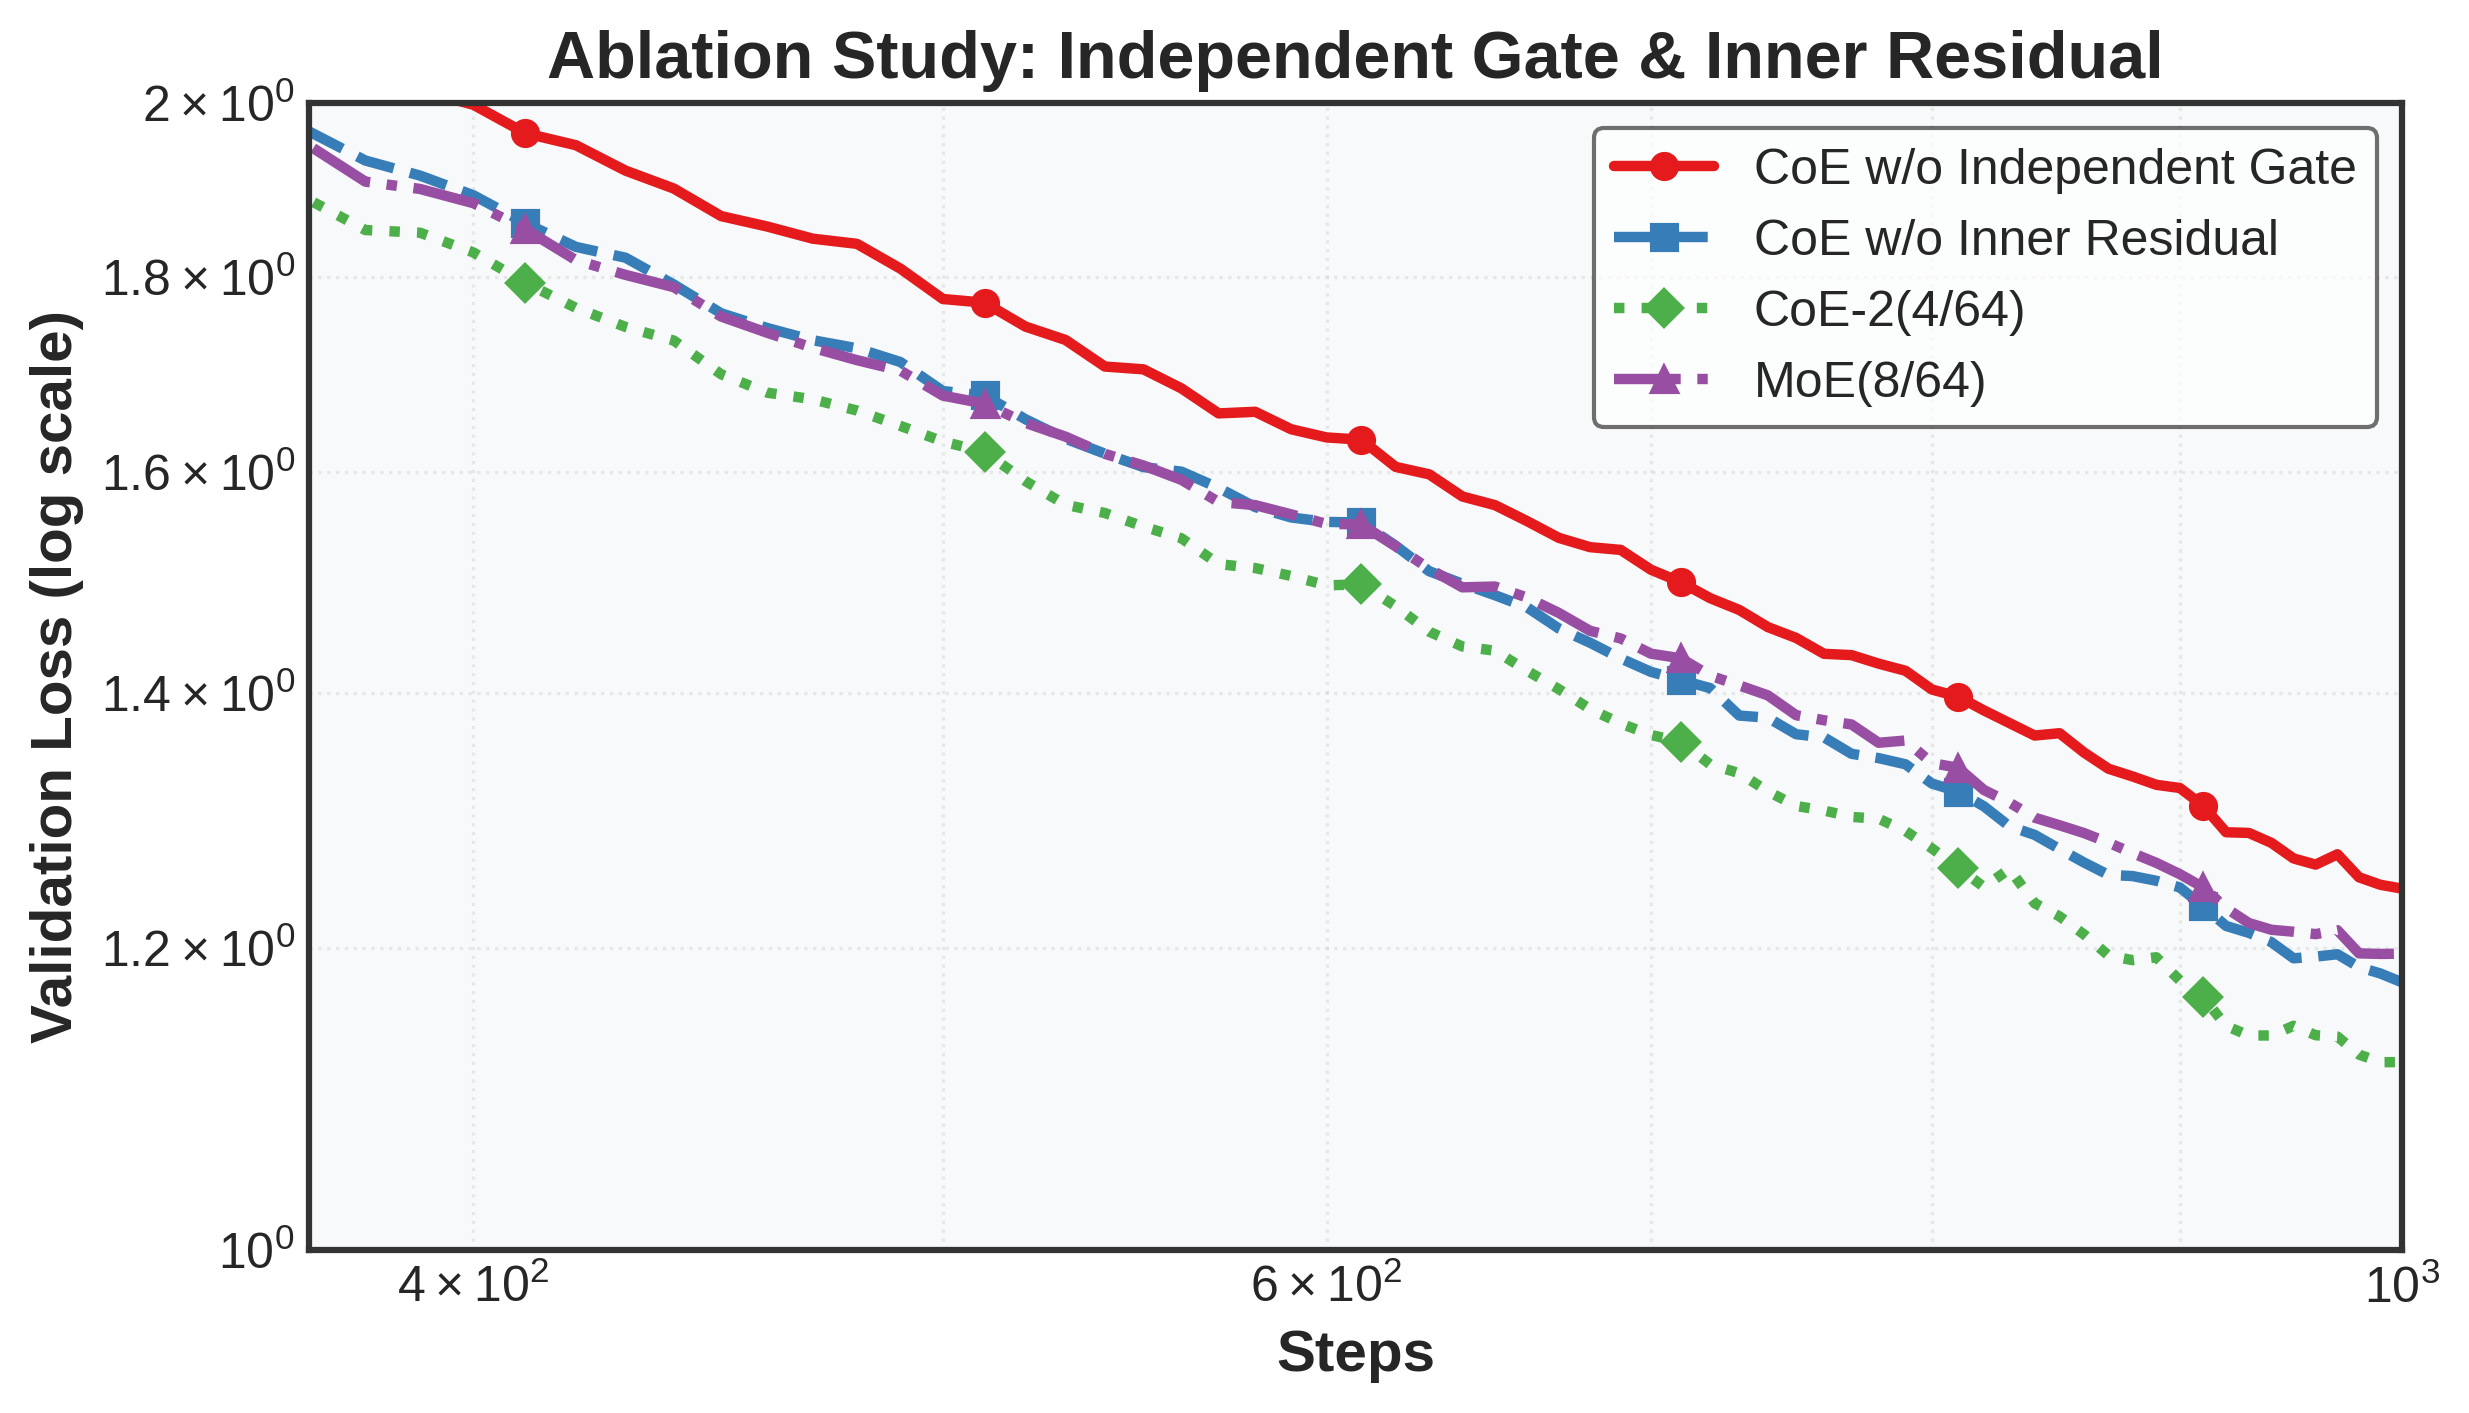

The script that saved this image:
import matplotlib.pyplot as plt
import numpy as np
import matplotlib as mpl
import pandas as pd

plt.style.use('seaborn-v0_8-whitegrid')
mpl.rcParams['font.size'] = 12
mpl.rcParams['axes.linewidth'] = 1.5
mpl.rcParams['axes.edgecolor'] = '#333333'

fig, ax = plt.subplots(figsize=(12*0.7, 7*0.7))
data = pd.read_csv('data5.tsv', sep='\t')

data.columns = [col.strip() for col in data.columns]

steps = np.arange(10, (len(data) + 1) * 10, 10)

methods = [
    'dsv2_coe_3-ab_64ept-8tpk-2itr-noig - val/loss', 
    'dsv2_coe_3-ab_64ept-8tpk-2itr-ore - val/loss',  
    'dsv2_coe_3-cc_64ept-8tpk-2itr - val/loss',    
    'dsv2_coe_3-fl_64ept-8tpk-1itr - val/loss'     
]

labels = [
    'CoE w/o Independent Gate',
    'CoE w/o Inner Residual',
    'CoE-2(4/64)',
    'MoE(8/64)'
]

colors = ['#e41a1c', '#377eb8', '#4daf4a', '#984ea3']
markers = ['o', 's', 'D', '^']
linestyles = ['-', '--', ':', '-.']

for i, (method, label) in enumerate(zip(methods, labels)):
    if method in data.columns:
        ax.loglog(steps, data[method].values, 
                 label=label, 
                 linestyle=linestyles[i], 
                 linewidth=2.5,
                 marker=markers[i],
                 markersize=6,
                 markevery=10,
                 color=colors[i])

ax.set_xlabel('Steps', fontweight='bold', fontsize=14)
ax.set_ylabel('Validation Loss (log scale)', fontweight='bold', fontsize=14)
ax.set_title('Ablation Study: Independent Gate & Inner Residual', fontweight='bold', fontsize=16)
ax.legend(frameon=True, fontsize=12, framealpha=0.7, edgecolor='#333333', loc='upper right')
ax.grid(True, which='minor', linestyle=':', alpha=0.4)
ax.grid(True, which='major', linestyle='-', alpha=0.5)

ax.set_xlim(370, 1000)
ax.set_ylim(1, 2)

ax.set_facecolor('#f8f9fa')

plt.tight_layout()
plt.savefig('plot_abl.png', dpi=300, bbox_inches='tight')
plt.show()